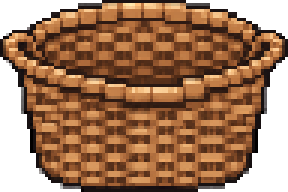
#> input picture assets/main_menu/environment/wool/empty-wool-basket.png, 96 x 64 px, found by its file name (shown 3 times larger)
$ python import_wool.py
#> lines starting #> are read from the running program, lines starting #| are printed output that depends on the picture
"""Resize the supplied basket and wool with nearest-neighbour pixel sampling."""
from pathlib import Path
from PIL import Image

SOURCE = Path.home() / "Downloads"
DEST = Path(__file__).resolve().parents[1] / "assets/main_menu/environment/wool"


def main():
    DEST.mkdir(parents=True, exist_ok=True)
    for name in ["empty-wool-basket", "green-wool", "blue-wool", "red-wool", "white-wool"]:
        im = Image.open(SOURCE / (name + ".png")).convert("RGBA")
#> im is the input picture: PIL image 96x64 RGBA; mean R, G, B, A 108.8, 69.7, 41.6, 202.8
        im = im.crop(im.getchannel("A").getbbox())
        # The previous set was about 50% oversized: regenerate at two thirds
        # directly from the delivery, rather than downsampling the resized art.
        width = 96 if name == "empty-wool-basket" else 31
        im = im.resize((width, round(im.height * width / im.width)), Image.Resampling.NEAREST)
        im.save(DEST / (name + ".png"))
        if name == "empty-wool-basket":
            # The front lip occludes the lower wool, while the back stays behind it.
            front = im.copy()
            front.paste((0, 0, 0, 0), (0, 0, im.width, round(im.height * 0.46)))
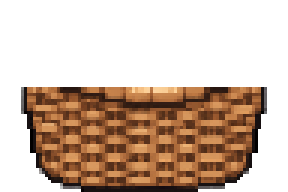
#> front: PIL image 96x64 RGBA (shown 3 times larger); mean R, G, B, A 58.5, 37.4, 22.2, 107; transparent parts drawn white
            front.save(DEST / "basket-front.png")
        print(name, im.size)
#| empty-wool-basket (96, 64)
    icon = Image.new("RGBA", (96, 74))
    basket = Image.open(DEST / "empty-wool-basket.png")
    icon.alpha_composite(basket, (0, 9))
    for colour, x, y in [("white", 15, 6), ("blue", 39, 3), ("red", 26, 18), ("green", 55, 16)]:
        icon.alpha_composite(Image.open(DEST / (colour + "-wool.png")), (x, y))
    icon.alpha_composite(Image.open(DEST / "basket-front.png"), (0, 9))
    icon.save(DEST / "icon.png")


if __name__ == "__main__":
#> (the run stopped early here; a loop or call above may not have finished)
